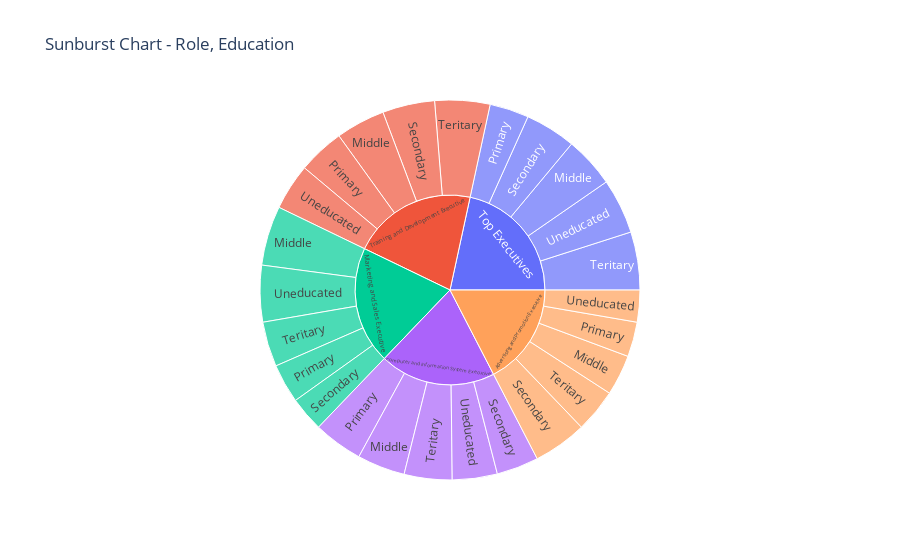

Here is the notebook cell this chart was saved with:
### Code cell
grouped_df = df.groupby(['Role', 'Education']).size().reset_index(name='Count')
sunburst_fig = px.sunburst(grouped_df, path=['Role', 'Education'], values='Count',
                            title='Sunburst Chart - Role, Education')
sunburst_fig.show()

### Figure 1 — Plotly figure (JSON) as saved in the notebook; plotly's stock layout.template omitted (floating-point values rounded to 4 significant figures)
{"data": [{"branchvalues": "total", "domain": {"x": [0, 1], "y": [0, 1]}, "hovertemplate": "labels=%{label}<br>Count=%{value}<br>parent=%{parent}<br>id=%{id}<extra></extra>", "ids": ["Advertising and Promotion Executive/Middle", "Computer and Information System Executive/Middle", "Marketing and Sales Executive/Middle", "Top Executives/Middle", "Training and Development Executive/Middle", "Advertising and Promotion Executive/Primary", "Computer and Information System Executive/Primary", "Marketing and Sales Executive/Primary", "Top Executives/Primary", "Training and Development Executive/Primary", "Advertising and Promotion Executive/Secondary", "Computer and Information System Executive/Secondary", "Marketing and Sales Executive/Secondary", "Top Executives/Secondary", "Training and Development Executive/Secondary", "Advertising and Promotion Executive/Teritary", "Computer and Information System Executive/Teritary", "Marketing and Sales Executive/Teritary", "Top Executives/Teritary", "Training and Development Executive/Teritary", "Advertising and Promotion Executive/Uneducated", "Computer and Information System Executive/Uneducated", "Marketing and Sales Executive/Uneducated", "Top Executives/Uneducated", "Training and Development Executive/Uneducated", "Advertising and Promotion Executive", "Computer and Information System Executive", "Marketing and Sales Executive", "Top Executives", "Training and Development Executive"], "labels": ["Middle", "Middle", "Middle", "Middle", "Middle", "Primary", "Primary", "Primary", "Primary", "Primary", "Secondary", "Secondary", "Secondary", "Secondary", "Secondary", "Teritary", "Teritary", "Teritary", "Teritary", "Teritary", "Uneducated", "Uneducated", "Uneducated", "Uneducated", "Uneducated", "Advertising and Promotion Executive", "Computer and Information System Executive", "Marketing and Sales Executive", "Top Executives", "Training and Development Executive"], "name": "", "parents": ["Advertising and Promotion Executive", "Computer and Information System Executive", "Marketing and Sales Executive", "Top Executives", "Training and Development Executive", "Advertising and Promotion Executive", "Computer and Information System Executive", "Marketing and Sales Executive", "Top Executives", "Training and Development Executive", "Advertising and Promotion Executive", "Computer and Information System Executive", "Marketing and Sales Executive", "Top Executives", "Training and Development Executive", "Advertising and Promotion Executive", "Computer and Information System Executive", "Marketing and Sales Executive", "Top Executives", "Training and Development Executive", "Advertising and Promotion Executive", "Computer and Information System Executive", "Marketing and Sales Executive", "Top Executives", "Training and Development Executive", "", "", "", "", ""], "type": "sunburst", "values": [28, 33, 41, 35, 34, 24, 34, 27, 27, 32, 37, 29, 24, 35, 36, 30, 33, 31, 40, 38, 22, 31, 39, 38, 32, 141, 160, 162, 175, 172]}], "layout": {"legend": {"tracegroupgap": 0}, "title": {"text": "Sunburst Chart - Role, Education"}}}
